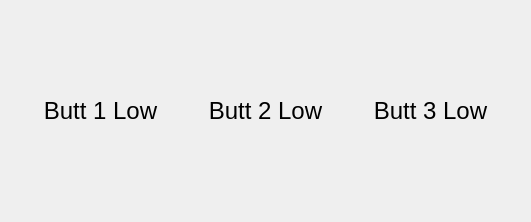
<?xml version="1.0" encoding="UTF-8"?>
<ui version="4.0">
 <class>ButtonMonitor</class>
 <widget class="QWidget" name="ButtonMonitor">
  <property name="geometry">
   <rect>
    <x>0</x>
    <y>0</y>
    <width>531</width>
    <height>222</height>
   </rect>
  </property>
  <property name="windowTitle">
   <string>ButtonMonitor</string>
  </property>
  <layout class="QGridLayout" name="gridLayout">
   <item row="0" column="0" rowspan="2" colspan="2">
    <layout class="QHBoxLayout" name="horizontalLayout">
     <item>
      <spacer name="verticalSpacer_3">
       <property name="orientation">
        <enum>Qt::Vertical</enum>
       </property>
       <property name="sizeHint" stdset="0">
        <size>
         <width>20</width>
         <height>40</height>
        </size>
       </property>
      </spacer>
     </item>
     <item>
      <widget class="QLabel" name="butt1">
       <property name="text">
        <string>&lt;html&gt;&lt;head/&gt;&lt;body&gt;&lt;p align=&quot;center&quot;&gt;&lt;span style=&quot; font-size:18pt;&quot;&gt;Butt 1 Low&lt;/span&gt;&lt;/p&gt;&lt;/body&gt;&lt;/html&gt;</string>
       </property>
       <property name="alignment">
        <set>Qt::AlignCenter</set>
       </property>
      </widget>
     </item>
     <item>
      <spacer name="verticalSpacer">
       <property name="orientation">
        <enum>Qt::Vertical</enum>
       </property>
       <property name="sizeHint" stdset="0">
        <size>
         <width>20</width>
         <height>40</height>
        </size>
       </property>
      </spacer>
     </item>
     <item>
      <widget class="QLabel" name="butt2">
       <property name="text">
        <string>&lt;html&gt;&lt;head/&gt;&lt;body&gt;&lt;p align=&quot;center&quot;&gt;&lt;span style=&quot; font-size:18pt;&quot;&gt;Butt 2 Low&lt;/span&gt;&lt;/p&gt;&lt;/body&gt;&lt;/html&gt;</string>
       </property>
       <property name="alignment">
        <set>Qt::AlignCenter</set>
       </property>
      </widget>
     </item>
     <item>
      <spacer name="verticalSpacer_2">
       <property name="orientation">
        <enum>Qt::Vertical</enum>
       </property>
       <property name="sizeHint" stdset="0">
        <size>
         <width>20</width>
         <height>40</height>
        </size>
       </property>
      </spacer>
     </item>
     <item>
      <widget class="QLabel" name="butt3">
       <property name="text">
        <string>&lt;html&gt;&lt;head/&gt;&lt;body&gt;&lt;p align=&quot;center&quot;&gt;&lt;span style=&quot; font-size:18pt;&quot;&gt;Butt 3 Low&lt;/span&gt;&lt;/p&gt;&lt;/body&gt;&lt;/html&gt;</string>
       </property>
       <property name="alignment">
        <set>Qt::AlignCenter</set>
       </property>
      </widget>
     </item>
     <item>
      <spacer name="verticalSpacer_4">
       <property name="orientation">
        <enum>Qt::Vertical</enum>
       </property>
       <property name="sizeHint" stdset="0">
        <size>
         <width>20</width>
         <height>40</height>
        </size>
       </property>
      </spacer>
     </item>
    </layout>
   </item>
  </layout>
 </widget>
 <layoutdefault spacing="6" margin="11"/>
 <resources/>
 <connections/>
</ui>
